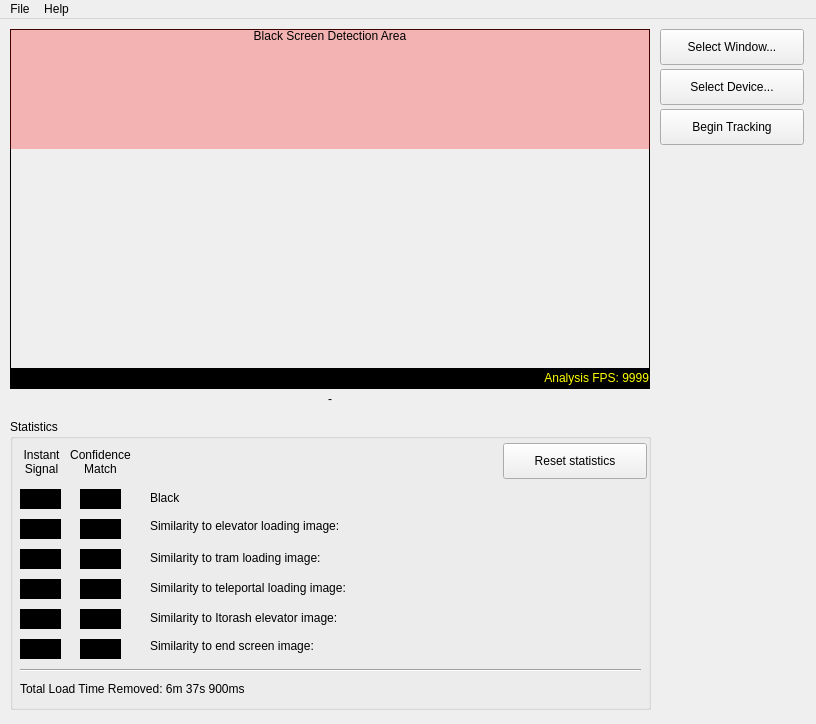
<?xml version="1.0" encoding="UTF-8"?>
<ui version="4.0">
 <author>jayena</author>
 <class>MainWindow</class>
 <widget class="QMainWindow" name="MainWindow">
  <property name="geometry">
   <rect>
    <x>0</x>
    <y>0</y>
    <width>816</width>
    <height>724</height>
   </rect>
  </property>
  <property name="font">
   <font>
    <pointsize>9</pointsize>
   </font>
  </property>
  <property name="windowTitle">
   <string>ZDCurtain</string>
  </property>
  <widget class="QWidget" name="central_widget">
   <widget class="QLabel" name="live_image">
    <property name="geometry">
     <rect>
      <x>10</x>
      <y>10</y>
      <width>640</width>
      <height>360</height>
     </rect>
    </property>
    <property name="frameShape">
     <enum>QFrame::Shape::Box</enum>
    </property>
    <property name="frameShadow">
     <enum>QFrame::Shadow::Plain</enum>
    </property>
    <property name="lineWidth">
     <number>1</number>
    </property>
    <property name="midLineWidth">
     <number>0</number>
    </property>
    <property name="text">
     <string/>
    </property>
    <property name="alignment">
     <set>Qt::AlignmentFlag::AlignCenter</set>
    </property>
   </widget>
   <widget class="QPushButton" name="select_window_button">
    <property name="geometry">
     <rect>
      <x>660</x>
      <y>10</y>
      <width>144</width>
      <height>36</height>
     </rect>
    </property>
    <property name="focusPolicy">
     <enum>Qt::FocusPolicy::NoFocus</enum>
    </property>
    <property name="text">
     <string>Select Window...</string>
    </property>
   </widget>
   <widget class="QPushButton" name="select_device_button">
    <property name="geometry">
     <rect>
      <x>660</x>
      <y>50</y>
      <width>144</width>
      <height>36</height>
     </rect>
    </property>
    <property name="focusPolicy">
     <enum>Qt::FocusPolicy::NoFocus</enum>
    </property>
    <property name="text">
     <string>Select Device...</string>
    </property>
   </widget>
   <widget class="QLabel" name="capture_region_window_label">
    <property name="geometry">
     <rect>
      <x>10</x>
      <y>370</y>
      <width>640</width>
      <height>20</height>
     </rect>
    </property>
    <property name="text">
     <string>-</string>
    </property>
    <property name="alignment">
     <set>Qt::AlignmentFlag::AlignCenter</set>
    </property>
   </widget>
   <widget class="QGroupBox" name="statistics_groupbox">
    <property name="geometry">
     <rect>
      <x>10</x>
      <y>400</y>
      <width>641</width>
      <height>291</height>
     </rect>
    </property>
    <property name="title">
     <string>Statistics</string>
    </property>
    <widget class="QLabel" name="image_black_label">
     <property name="geometry">
      <rect>
       <x>140</x>
       <y>72</y>
       <width>351</width>
       <height>20</height>
      </rect>
     </property>
     <property name="text">
      <string>Black</string>
     </property>
     <property name="alignment">
      <set>Qt::AlignmentFlag::AlignLeading</set>
     </property>
    </widget>
    <widget class="QLabel" name="similarity_to_elevator_label">
     <property name="geometry">
      <rect>
       <x>140</x>
       <y>100</y>
       <width>351</width>
       <height>20</height>
      </rect>
     </property>
     <property name="text">
      <string>Similarity to elevator loading image:</string>
     </property>
     <property name="alignment">
      <set>Qt::AlignmentFlag::AlignLeading</set>
     </property>
    </widget>
    <widget class="QLabel" name="similarity_to_tram_label">
     <property name="geometry">
      <rect>
       <x>140</x>
       <y>132</y>
       <width>351</width>
       <height>20</height>
      </rect>
     </property>
     <property name="text">
      <string>Similarity to tram loading image:</string>
     </property>
     <property name="alignment">
      <set>Qt::AlignmentFlag::AlignLeading</set>
     </property>
    </widget>
    <widget class="QLabel" name="similarity_to_teleportal_label">
     <property name="geometry">
      <rect>
       <x>140</x>
       <y>162</y>
       <width>351</width>
       <height>20</height>
      </rect>
     </property>
     <property name="text">
      <string>Similarity to teleportal loading image:</string>
     </property>
     <property name="alignment">
      <set>Qt::AlignmentFlag::AlignLeading</set>
     </property>
    </widget>
    <widget class="QLabel" name="similarity_to_egg_label">
     <property name="geometry">
      <rect>
       <x>140</x>
       <y>192</y>
       <width>351</width>
       <height>20</height>
      </rect>
     </property>
     <property name="text">
      <string>Similarity to Itorash elevator image:</string>
     </property>
     <property name="alignment">
      <set>Qt::AlignmentFlag::AlignLeading</set>
     </property>
    </widget>
    <widget class="QPushButton" name="reset_statistics_button">
     <property name="geometry">
      <rect>
       <x>493</x>
       <y>24</y>
       <width>144</width>
       <height>36</height>
      </rect>
     </property>
     <property name="focusPolicy">
      <enum>Qt::FocusPolicy::NoFocus</enum>
     </property>
     <property name="text">
      <string>Reset statistics</string>
     </property>
    </widget>
    <widget class="QLabel" name="black_indicator_label">
     <property name="geometry">
      <rect>
       <x>10</x>
       <y>70</y>
       <width>41</width>
       <height>20</height>
      </rect>
     </property>
     <property name="palette">
      <palette>
       <active>
        <colorrole role="Window">
         <brush brushstyle="SolidPattern">
          <color alpha="255">
           <red>0</red>
           <green>0</green>
           <blue>0</blue>
          </color>
         </brush>
        </colorrole>
       </active>
       <inactive>
        <colorrole role="Window">
         <brush brushstyle="SolidPattern">
          <color alpha="255">
           <red>0</red>
           <green>0</green>
           <blue>0</blue>
          </color>
         </brush>
        </colorrole>
       </inactive>
       <disabled>
        <colorrole role="Window">
         <brush brushstyle="SolidPattern">
          <color alpha="255">
           <red>0</red>
           <green>0</green>
           <blue>0</blue>
          </color>
         </brush>
        </colorrole>
       </disabled>
      </palette>
     </property>
     <property name="autoFillBackground">
      <bool>true</bool>
     </property>
     <property name="text">
      <string/>
     </property>
    </widget>
    <widget class="QLabel" name="elevator_indicator_label">
     <property name="geometry">
      <rect>
       <x>10</x>
       <y>100</y>
       <width>41</width>
       <height>20</height>
      </rect>
     </property>
     <property name="palette">
      <palette>
       <active>
        <colorrole role="Window">
         <brush brushstyle="SolidPattern">
          <color alpha="255">
           <red>0</red>
           <green>0</green>
           <blue>0</blue>
          </color>
         </brush>
        </colorrole>
       </active>
       <inactive>
        <colorrole role="Window">
         <brush brushstyle="SolidPattern">
          <color alpha="255">
           <red>0</red>
           <green>0</green>
           <blue>0</blue>
          </color>
         </brush>
        </colorrole>
       </inactive>
       <disabled>
        <colorrole role="Window">
         <brush brushstyle="SolidPattern">
          <color alpha="255">
           <red>0</red>
           <green>0</green>
           <blue>0</blue>
          </color>
         </brush>
        </colorrole>
       </disabled>
      </palette>
     </property>
     <property name="autoFillBackground">
      <bool>true</bool>
     </property>
     <property name="text">
      <string/>
     </property>
    </widget>
    <widget class="QLabel" name="tram_indicator_label">
     <property name="geometry">
      <rect>
       <x>10</x>
       <y>130</y>
       <width>41</width>
       <height>20</height>
      </rect>
     </property>
     <property name="palette">
      <palette>
       <active>
        <colorrole role="Window">
         <brush brushstyle="SolidPattern">
          <color alpha="255">
           <red>0</red>
           <green>0</green>
           <blue>0</blue>
          </color>
         </brush>
        </colorrole>
       </active>
       <inactive>
        <colorrole role="Window">
         <brush brushstyle="SolidPattern">
          <color alpha="255">
           <red>0</red>
           <green>0</green>
           <blue>0</blue>
          </color>
         </brush>
        </colorrole>
       </inactive>
       <disabled>
        <colorrole role="Window">
         <brush brushstyle="SolidPattern">
          <color alpha="255">
           <red>0</red>
           <green>0</green>
           <blue>0</blue>
          </color>
         </brush>
        </colorrole>
       </disabled>
      </palette>
     </property>
     <property name="autoFillBackground">
      <bool>true</bool>
     </property>
     <property name="text">
      <string/>
     </property>
    </widget>
    <widget class="QLabel" name="teleportal_indicator_label">
     <property name="geometry">
      <rect>
       <x>10</x>
       <y>160</y>
       <width>41</width>
       <height>20</height>
      </rect>
     </property>
     <property name="palette">
      <palette>
       <active>
        <colorrole role="Window">
         <brush brushstyle="SolidPattern">
          <color alpha="255">
           <red>0</red>
           <green>0</green>
           <blue>0</blue>
          </color>
         </brush>
        </colorrole>
       </active>
       <inactive>
        <colorrole role="Window">
         <brush brushstyle="SolidPattern">
          <color alpha="255">
           <red>0</red>
           <green>0</green>
           <blue>0</blue>
          </color>
         </brush>
        </colorrole>
       </inactive>
       <disabled>
        <colorrole role="Window">
         <brush brushstyle="SolidPattern">
          <color alpha="255">
           <red>0</red>
           <green>0</green>
           <blue>0</blue>
          </color>
         </brush>
        </colorrole>
       </disabled>
      </palette>
     </property>
     <property name="autoFillBackground">
      <bool>true</bool>
     </property>
     <property name="text">
      <string/>
     </property>
    </widget>
    <widget class="QLabel" name="egg_indicator_label">
     <property name="geometry">
      <rect>
       <x>10</x>
       <y>190</y>
       <width>41</width>
       <height>20</height>
      </rect>
     </property>
     <property name="palette">
      <palette>
       <active>
        <colorrole role="Window">
         <brush brushstyle="SolidPattern">
          <color alpha="255">
           <red>0</red>
           <green>0</green>
           <blue>0</blue>
          </color>
         </brush>
        </colorrole>
       </active>
       <inactive>
        <colorrole role="Window">
         <brush brushstyle="SolidPattern">
          <color alpha="255">
           <red>0</red>
           <green>0</green>
           <blue>0</blue>
          </color>
         </brush>
        </colorrole>
       </inactive>
       <disabled>
        <colorrole role="Window">
         <brush brushstyle="SolidPattern">
          <color alpha="255">
           <red>0</red>
           <green>0</green>
           <blue>0</blue>
          </color>
         </brush>
        </colorrole>
       </disabled>
      </palette>
     </property>
     <property name="autoFillBackground">
      <bool>true</bool>
     </property>
     <property name="text">
      <string/>
     </property>
    </widget>
    <widget class="QLabel" name="elevator_indicator_load_label">
     <property name="geometry">
      <rect>
       <x>70</x>
       <y>100</y>
       <width>41</width>
       <height>20</height>
      </rect>
     </property>
     <property name="palette">
      <palette>
       <active>
        <colorrole role="Window">
         <brush brushstyle="SolidPattern">
          <color alpha="255">
           <red>0</red>
           <green>0</green>
           <blue>0</blue>
          </color>
         </brush>
        </colorrole>
       </active>
       <inactive>
        <colorrole role="Window">
         <brush brushstyle="SolidPattern">
          <color alpha="255">
           <red>0</red>
           <green>0</green>
           <blue>0</blue>
          </color>
         </brush>
        </colorrole>
       </inactive>
       <disabled>
        <colorrole role="Window">
         <brush brushstyle="SolidPattern">
          <color alpha="255">
           <red>0</red>
           <green>0</green>
           <blue>0</blue>
          </color>
         </brush>
        </colorrole>
       </disabled>
      </palette>
     </property>
     <property name="autoFillBackground">
      <bool>true</bool>
     </property>
     <property name="text">
      <string/>
     </property>
    </widget>
    <widget class="QLabel" name="statistics_now_label">
     <property name="geometry">
      <rect>
       <x>1</x>
       <y>22</y>
       <width>61</width>
       <height>41</height>
      </rect>
     </property>
     <property name="text">
      <string>Instant Signal</string>
     </property>
     <property name="alignment">
      <set>Qt::AlignmentFlag::AlignCenter</set>
     </property>
     <property name="wordWrap">
      <bool>true</bool>
     </property>
    </widget>
    <widget class="QLabel" name="tram_indicator_load_label">
     <property name="geometry">
      <rect>
       <x>70</x>
       <y>130</y>
       <width>41</width>
       <height>20</height>
      </rect>
     </property>
     <property name="palette">
      <palette>
       <active>
        <colorrole role="Window">
         <brush brushstyle="SolidPattern">
          <color alpha="255">
           <red>0</red>
           <green>0</green>
           <blue>0</blue>
          </color>
         </brush>
        </colorrole>
       </active>
       <inactive>
        <colorrole role="Window">
         <brush brushstyle="SolidPattern">
          <color alpha="255">
           <red>0</red>
           <green>0</green>
           <blue>0</blue>
          </color>
         </brush>
        </colorrole>
       </inactive>
       <disabled>
        <colorrole role="Window">
         <brush brushstyle="SolidPattern">
          <color alpha="255">
           <red>0</red>
           <green>0</green>
           <blue>0</blue>
          </color>
         </brush>
        </colorrole>
       </disabled>
      </palette>
     </property>
     <property name="autoFillBackground">
      <bool>true</bool>
     </property>
     <property name="text">
      <string/>
     </property>
    </widget>
    <widget class="QLabel" name="teleportal_indicator_load_label">
     <property name="geometry">
      <rect>
       <x>70</x>
       <y>160</y>
       <width>41</width>
       <height>20</height>
      </rect>
     </property>
     <property name="palette">
      <palette>
       <active>
        <colorrole role="Window">
         <brush brushstyle="SolidPattern">
          <color alpha="255">
           <red>0</red>
           <green>0</green>
           <blue>0</blue>
          </color>
         </brush>
        </colorrole>
       </active>
       <inactive>
        <colorrole role="Window">
         <brush brushstyle="SolidPattern">
          <color alpha="255">
           <red>0</red>
           <green>0</green>
           <blue>0</blue>
          </color>
         </brush>
        </colorrole>
       </inactive>
       <disabled>
        <colorrole role="Window">
         <brush brushstyle="SolidPattern">
          <color alpha="255">
           <red>0</red>
           <green>0</green>
           <blue>0</blue>
          </color>
         </brush>
        </colorrole>
       </disabled>
      </palette>
     </property>
     <property name="autoFillBackground">
      <bool>true</bool>
     </property>
     <property name="text">
      <string/>
     </property>
    </widget>
    <widget class="QLabel" name="egg_indicator_load_label">
     <property name="geometry">
      <rect>
       <x>70</x>
       <y>190</y>
       <width>41</width>
       <height>20</height>
      </rect>
     </property>
     <property name="palette">
      <palette>
       <active>
        <colorrole role="Window">
         <brush brushstyle="SolidPattern">
          <color alpha="255">
           <red>0</red>
           <green>0</green>
           <blue>0</blue>
          </color>
         </brush>
        </colorrole>
       </active>
       <inactive>
        <colorrole role="Window">
         <brush brushstyle="SolidPattern">
          <color alpha="255">
           <red>0</red>
           <green>0</green>
           <blue>0</blue>
          </color>
         </brush>
        </colorrole>
       </inactive>
       <disabled>
        <colorrole role="Window">
         <brush brushstyle="SolidPattern">
          <color alpha="255">
           <red>0</red>
           <green>0</green>
           <blue>0</blue>
          </color>
         </brush>
        </colorrole>
       </disabled>
      </palette>
     </property>
     <property name="autoFillBackground">
      <bool>true</bool>
     </property>
     <property name="text">
      <string/>
     </property>
    </widget>
    <widget class="QLabel" name="statistics_load_label">
     <property name="geometry">
      <rect>
       <x>60</x>
       <y>22</y>
       <width>61</width>
       <height>41</height>
      </rect>
     </property>
     <property name="text">
      <string>Confidence Match</string>
     </property>
     <property name="alignment">
      <set>Qt::AlignmentFlag::AlignCenter</set>
     </property>
     <property name="wordWrap">
      <bool>true</bool>
     </property>
    </widget>
    <widget class="QLabel" name="black_indicator_load_label">
     <property name="geometry">
      <rect>
       <x>70</x>
       <y>70</y>
       <width>41</width>
       <height>20</height>
      </rect>
     </property>
     <property name="palette">
      <palette>
       <active>
        <colorrole role="Window">
         <brush brushstyle="SolidPattern">
          <color alpha="255">
           <red>0</red>
           <green>0</green>
           <blue>0</blue>
          </color>
         </brush>
        </colorrole>
       </active>
       <inactive>
        <colorrole role="Window">
         <brush brushstyle="SolidPattern">
          <color alpha="255">
           <red>0</red>
           <green>0</green>
           <blue>0</blue>
          </color>
         </brush>
        </colorrole>
       </inactive>
       <disabled>
        <colorrole role="Window">
         <brush brushstyle="SolidPattern">
          <color alpha="255">
           <red>0</red>
           <green>0</green>
           <blue>0</blue>
          </color>
         </brush>
        </colorrole>
       </disabled>
      </palette>
     </property>
     <property name="autoFillBackground">
      <bool>true</bool>
     </property>
     <property name="text">
      <string/>
     </property>
    </widget>
    <widget class="QLabel" name="end_indicator_label">
     <property name="geometry">
      <rect>
       <x>10</x>
       <y>220</y>
       <width>41</width>
       <height>20</height>
      </rect>
     </property>
     <property name="palette">
      <palette>
       <active>
        <colorrole role="Window">
         <brush brushstyle="SolidPattern">
          <color alpha="255">
           <red>0</red>
           <green>0</green>
           <blue>0</blue>
          </color>
         </brush>
        </colorrole>
       </active>
       <inactive>
        <colorrole role="Window">
         <brush brushstyle="SolidPattern">
          <color alpha="255">
           <red>0</red>
           <green>0</green>
           <blue>0</blue>
          </color>
         </brush>
        </colorrole>
       </inactive>
       <disabled>
        <colorrole role="Window">
         <brush brushstyle="SolidPattern">
          <color alpha="255">
           <red>0</red>
           <green>0</green>
           <blue>0</blue>
          </color>
         </brush>
        </colorrole>
       </disabled>
      </palette>
     </property>
     <property name="autoFillBackground">
      <bool>true</bool>
     </property>
     <property name="text">
      <string/>
     </property>
    </widget>
    <widget class="QLabel" name="end_indicator_ever_label">
     <property name="geometry">
      <rect>
       <x>70</x>
       <y>220</y>
       <width>41</width>
       <height>20</height>
      </rect>
     </property>
     <property name="palette">
      <palette>
       <active>
        <colorrole role="Window">
         <brush brushstyle="SolidPattern">
          <color alpha="255">
           <red>0</red>
           <green>0</green>
           <blue>0</blue>
          </color>
         </brush>
        </colorrole>
       </active>
       <inactive>
        <colorrole role="Window">
         <brush brushstyle="SolidPattern">
          <color alpha="255">
           <red>0</red>
           <green>0</green>
           <blue>0</blue>
          </color>
         </brush>
        </colorrole>
       </inactive>
       <disabled>
        <colorrole role="Window">
         <brush brushstyle="SolidPattern">
          <color alpha="255">
           <red>0</red>
           <green>0</green>
           <blue>0</blue>
          </color>
         </brush>
        </colorrole>
       </disabled>
      </palette>
     </property>
     <property name="autoFillBackground">
      <bool>true</bool>
     </property>
     <property name="text">
      <string/>
     </property>
    </widget>
    <widget class="QLabel" name="similarity_to_end_screen_label">
     <property name="geometry">
      <rect>
       <x>140</x>
       <y>220</y>
       <width>351</width>
       <height>20</height>
      </rect>
     </property>
     <property name="text">
      <string>Similarity to end screen image:</string>
     </property>
     <property name="alignment">
      <set>Qt::AlignmentFlag::AlignLeading</set>
     </property>
    </widget>
    <widget class="Line" name="line">
     <property name="geometry">
      <rect>
       <x>10</x>
       <y>243</y>
       <width>621</width>
       <height>16</height>
      </rect>
     </property>
     <property name="orientation">
      <enum>Qt::Orientation::Horizontal</enum>
     </property>
    </widget>
    <widget class="QLabel" name="total_load_time_removed_label">
     <property name="geometry">
      <rect>
       <x>10</x>
       <y>262</y>
       <width>331</width>
       <height>16</height>
      </rect>
     </property>
     <property name="text">
      <string>Total Load Time Removed: 6m 37s 900ms</string>
     </property>
    </widget>
   </widget>
   <widget class="QPushButton" name="begin_end_tracking_button">
    <property name="geometry">
     <rect>
      <x>660</x>
      <y>90</y>
      <width>144</width>
      <height>36</height>
     </rect>
    </property>
    <property name="focusPolicy">
     <enum>Qt::FocusPolicy::NoFocus</enum>
    </property>
    <property name="text">
     <string>Begin Tracking</string>
    </property>
   </widget>
   <widget class="QLabel" name="analysis_status_label">
    <property name="enabled">
     <bool>true</bool>
    </property>
    <property name="geometry">
     <rect>
      <x>11</x>
      <y>349</y>
      <width>638</width>
      <height>20</height>
     </rect>
    </property>
    <property name="palette">
     <palette>
      <active>
       <colorrole role="WindowText">
        <brush brushstyle="SolidPattern">
         <color alpha="255">
          <red>255</red>
          <green>255</green>
          <blue>0</blue>
         </color>
        </brush>
       </colorrole>
       <colorrole role="Window">
        <brush brushstyle="SolidPattern">
         <color alpha="255">
          <red>0</red>
          <green>0</green>
          <blue>0</blue>
         </color>
        </brush>
       </colorrole>
      </active>
      <inactive>
       <colorrole role="WindowText">
        <brush brushstyle="SolidPattern">
         <color alpha="255">
          <red>255</red>
          <green>255</green>
          <blue>0</blue>
         </color>
        </brush>
       </colorrole>
       <colorrole role="Window">
        <brush brushstyle="SolidPattern">
         <color alpha="255">
          <red>0</red>
          <green>0</green>
          <blue>0</blue>
         </color>
        </brush>
       </colorrole>
      </inactive>
      <disabled>
       <colorrole role="Window">
        <brush brushstyle="SolidPattern">
         <color alpha="255">
          <red>0</red>
          <green>0</green>
          <blue>0</blue>
         </color>
        </brush>
       </colorrole>
      </disabled>
     </palette>
    </property>
    <property name="autoFillBackground">
     <bool>true</bool>
    </property>
    <property name="text">
     <string>Analysis FPS: 9999</string>
    </property>
    <property name="alignment">
     <set>Qt::AlignmentFlag::AlignRight|Qt::AlignmentFlag::AlignTrailing|Qt::AlignmentFlag::AlignVCenter</set>
    </property>
   </widget>
   <widget class="QLabel" name="black_screen_detection_area_label">
    <property name="geometry">
     <rect>
      <x>10</x>
      <y>10</y>
      <width>640</width>
      <height>120</height>
     </rect>
    </property>
    <property name="maximumSize">
     <size>
      <width>16777215</width>
      <height>16777215</height>
     </size>
    </property>
    <property name="autoFillBackground">
     <bool>false</bool>
    </property>
    <property name="styleSheet">
     <string notr="true">background-color: rgba(255, 0, 0, 64);</string>
    </property>
    <property name="text">
     <string>Black Screen Detection Area</string>
    </property>
    <property name="alignment">
     <set>Qt::AlignmentFlag::AlignHCenter|Qt::AlignmentFlag::AlignTop</set>
    </property>
    <property name="margin">
     <number>3</number>
    </property>
   </widget>
  </widget>
  <widget class="QMenuBar" name="menuBar">
   <property name="geometry">
    <rect>
     <x>0</x>
     <y>0</y>
     <width>816</width>
     <height>21</height>
    </rect>
   </property>
   <widget class="QMenu" name="menuFile">
    <property name="title">
     <string>File</string>
    </property>
    <addaction name="action_settings"/>
    <addaction name="separator"/>
    <addaction name="action_load_settings"/>
    <addaction name="action_save_settings"/>
    <addaction name="action_save_settings_as"/>
    <addaction name="separator"/>
    <addaction name="action_exit"/>
   </widget>
   <widget class="QMenu" name="menuAbout">
    <property name="title">
     <string>Help</string>
    </property>
    <addaction name="action_about"/>
   </widget>
   <addaction name="menuFile"/>
   <addaction name="menuAbout"/>
  </widget>
  <action name="action_settings">
   <property name="text">
    <string>Settings</string>
   </property>
  </action>
  <action name="action_exit">
   <property name="text">
    <string>Exit</string>
   </property>
  </action>
  <action name="action_about">
   <property name="text">
    <string>About...</string>
   </property>
  </action>
  <action name="action_load_settings">
   <property name="text">
    <string>Load Settings</string>
   </property>
  </action>
  <action name="action_save_settings">
   <property name="text">
    <string>Save Settings</string>
   </property>
  </action>
  <action name="action_save_settings_as">
   <property name="text">
    <string>Save Settings As...</string>
   </property>
  </action>
 </widget>
 <resources/>
 <connections/>
</ui>
